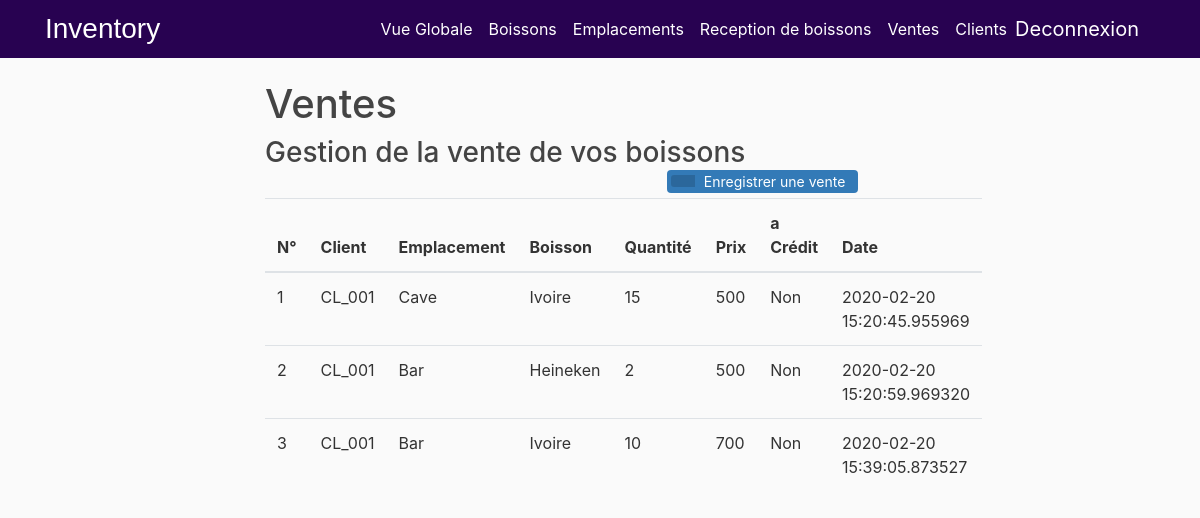
Screenshot of /Sell (signed in) with the database file from the repository.
### flaskinventory/models.py (models this page shows, shortened)
class Sell(db.Model):
    db.__tablename__ = 'sell'
    id = db.Column(db.Integer, primary_key=True, nullable=False)
    qty = db.Column(db.Integer, nullable=False)
    person_id = db.Column(db.Integer, db.ForeignKey('person.id'))
    person = relationship('Person', back_populates="sells")
    stock_id = db.Column(db.Integer, db.ForeignKey('stock.id'))
    stocks = relationship('Stock', back_populates="sells")
    credit = db.Column(db.Boolean, nullable=False)
    date = db.Column(db.DateTime, default=datetime.utcnow)

class Person(db.Model):
    db.__tablename__ = 'person'
    id = db.Column(db.Integer, primary_key=True, nullable=False)
    name = db.Column(db.String(20), nullable=False)
    lastname = db.Column(db.String(20), nullable=True)
    phone = db.Column(db.String, nullable=True)
    code = db.Column(db.String, nullable=False)
    sells = relationship("Sell", back_populates="person")

class Location(db.Model):
    db.__tablename__ = 'location'
    id = db.Column(db.Integer, primary_key=True)
    loc_name = db.Column(db.String(20), unique=True, nullable=False)
    stocks = relationship("Stock", back_populates="location")

class Product(db.Model):
    db.__tablename__ = 'product'
    id = db.Column(db.Integer, primary_key=True)
    prod_name = db.Column(db.String(20), unique=True, nullable=False)
    stocks = relationship("Stock", back_populates="product")

class Stock(db.Model):
    db.__tablename__ = 'stock'
    id = db.Column(db.Integer, primary_key=True)
    product_id = db.Column(db.Integer, db.ForeignKey('product.id'))
    product = relationship('Product', back_populates="stocks")
    loc_id = db.Column(db.Integer, db.ForeignKey('location.id'))
    location = relationship('Location', back_populates="stocks")
    sells = relationship('Sell', back_populates="stocks")
    price = db.Column(db.Integer, nullable=False)
    prod_qty = db.Column(db.Integer, nullable=False)
    created_at = db.Column(db.DateTime, default=datetime.utcnow)

### flaskinventory/routes.py (the view, shortened to what this page needs)
@app.route("/Sell", methods=['GET', 'POST'])
@login_required
def sell():
    form = sellproduct()
    eform = editsellproduct()
    sells = Sell.query.all()
    exists = bool(Sell.query.all())
    if exists == False and request.method == 'GET':
        flash(f'Sell of products  to view', 'info')
    person_choices = Person.query.with_entities(Person.id, Person.name).all()
    stocks = Stock.query.all()
    prod_choices = []
    for n in stocks:
        t = (n.id, n.product.prod_name + " ----->> " + n.location.loc_name + " (" + str(n.price) + " F CFA)")
        prod_choices.append(t)
    prod_list_names = []
    person_list_names = []
    prod_list_names += prod_choices
    person_list_names += person_choices
    form.product.choices = prod_list_names
    form.person.choices = person_list_names
    return render_template('sell.html', title='Sells', form=form, sells=sells, eform=eform)

### flaskinventory/routes.py (called while the page is built)
@login_manager.user_loader
def user_loader(user_id):
    return User.query.get(user_id)

### flaskinventory/templates/sell.html (shortened to what this page needs)
{% extends "overview.html" %}
{% block content %}
  <div class="container">
<h1>Ventes</h1>
<div >
  <h3 style="display: inline-block;margin:0;"> Gestion de la vente de vos boissons</h3>
  <button type="button" class="btn btn-add" data-toggle="modal" data-target="#exampleModal">
   <span class="btn-icon-add"></span>Enregistrer une vente</button>
</div>
<table class="table table-hover">
<thead>
 <tr>
   <th>N°</th>
   <th>Client</th>
   <th>Emplacement</th>
   <th>Boisson</th>
   <th>Quantité </th>
   <th>Prix</th>
   <th>a Crédit</th>
   <th>Date</th>
 </tr>
</thead>
<tbody>
{%for d in sells%}
 <tr>
   <td>{{d.id}}</td>
   <td>{{d.person.name}}</td>
   <td>{{d.stocks.location.loc_name}}</td>
   <td>{{d.stocks.product.prod_name}}</td>
   <td>{{d.qty}}</td>
   <td>{{(d.stocks.price)}}</td>
   <td>
       {%- if d.credit -%}
           Oui
           {% else %}
           Non
       {% endif %}
   </td>
 <td>{{d.date}}</td>
 </tr>
 {% endfor %}
</tbody>
</table>
</div>
{% endblock content %}

### flaskinventory/templates/overview.html (shortened to what this page needs)
<!DOCTYPE html>
<html>
  <head>
    <link rel="stylesheet" href="https://maxcdn.bootstrapcdn.com/bootstrap/4.0.0/css/bootstrap.min.css">
    <link rel="stylesheet" type="text/css" href="{{ url_for('static', filename='main.css') }}">
    <link href="//netdna.bootstrapcdn.com/bootstrap/3.0.0/css/bootstrap-glyphicons.css" rel="stylesheet">
  </head>
  <body>
    <header class="site-header">
      <nav class="navbar navbar-expand-md navbar-dark bg-steel fixed-top">
        <div class="container">
          <a class="Main" href="/Overview">Inventory</a>
          <div class="collapse navbar-collapse" id="navbarToggle">
            <div class="navbar-nav">
                {% if current_user.is_authenticated %}
                    <a class="nav-item nav-link" href="/">Vue Globale</a>
              <a class="nav-item nav-link" href="/Product">Boissons</a>
              <a class="nav-item nav-link" href="/Location">Emplacements</a>
              <a class="nav-item nav-link" href="/Reception">Reception de boissons</a>
              <a class="nav-item nav-link" href="/Sell">Ventes</a>
              <a class="nav-item nav-link" href="/Person">Clients</a>
                <a class="navbar-brand" href="{{ url_for('logout') }}">Deconnexion</a>
            {% endif %}
            </div>
          </div>
        </div>
      </nav>
</header>
<main role="main" class="container-content">
      <div class="row">
        <div class="col-md-8">
          {% block content %}{% endblock %}
       </div>
    </div>
</main>
  </head>
  </body>
</html>

### flaskinventory/static/main.css (style rules this page uses)
body { background: #fafafa; color: #333333; margin-top: 5rem; }
h1, h2, h3, h4, h5, h6 { color: #444444; }
a { color: white; }
.btn-icon-add { position: relative; left: -9px; display: inline-block;padding: 6px 12px; background: rgba(0,0,0,0.15); border-radius: 3px 0 0 3px; color: white; font-size: 14px; }
.btn-add { padding-top: 0; padding-bottom: 0; background-color:#337ab7; color: white; font-size: 14px; float: right; }
.btn { margin-bottom:5px;font-size: 14px; }
.container-content { margin-top: 60px; margin-left: 250px; }
.Main { color: white; font-family: sans-serif; font-size: 28px; }
.bg-steel { background-color: #280251; }
.site-header .navbar-nav .nav-link { color:white ; }
html { visibility: visible; opacity: 1; }

### flaskinventory/templates/overview.html (style rules this page uses)
html { visibility: hidden;opacity:0; }

### rows the page displays
Sell: id "1", person.name "CL_001", stocks.location.loc_name "Cave", stocks.product.prod_name "Ivoire", qty "15", credit "Non", date "2020-02-20 15:20:45.955969"
Stock: price "500"
Sell: id "2", person.name "CL_001", stocks.location.loc_name "Bar", stocks.product.prod_name "Heineken", qty "2", credit "Non", date "2020-02-20 15:20:59.969320"
Stock: price "500"
Sell: id "3", person.name "CL_001", stocks.location.loc_name "Bar", stocks.product.prod_name "Ivoire", qty "10", credit "Non", date "2020-02-20 15:39:05.873527"
Stock: price "700"
